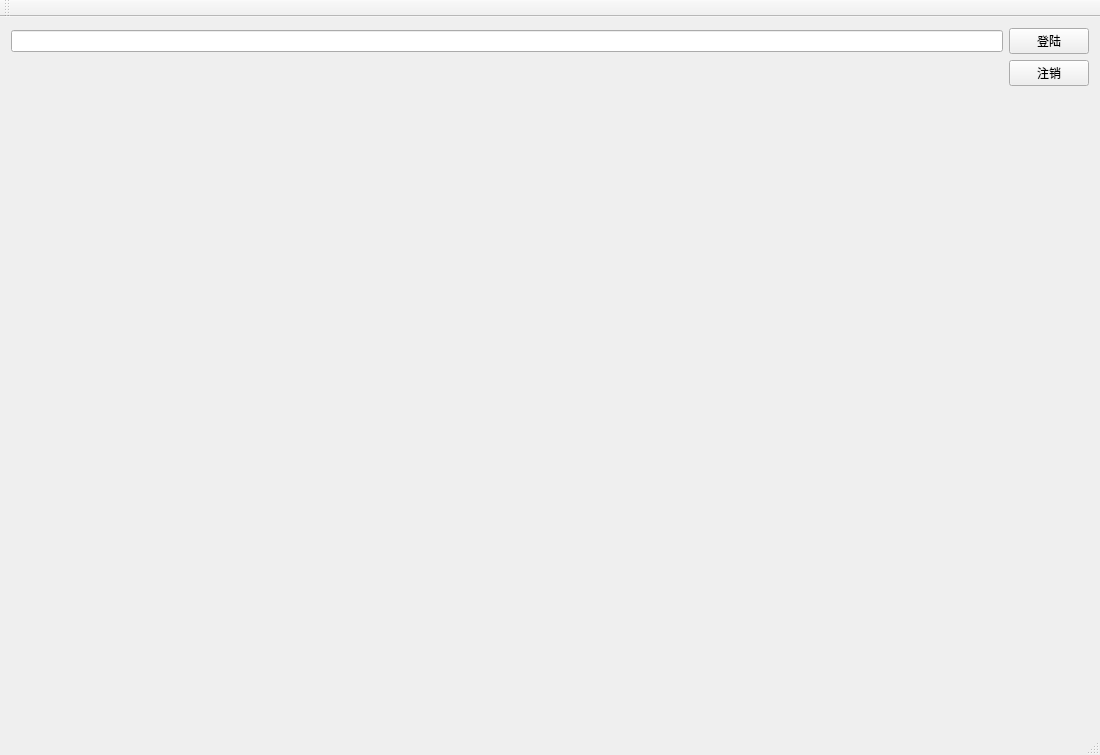
<?xml version="1.0" encoding="UTF-8"?>
<ui version="4.0">
 <class>customGUIDemoClass</class>
 <widget class="QMainWindow" name="customGUIDemoClass">
  <property name="geometry">
   <rect>
    <x>0</x>
    <y>0</y>
    <width>1100</width>
    <height>755</height>
   </rect>
  </property>
  <property name="windowTitle">
   <string>customGUIDemo</string>
  </property>
  <widget class="QWidget" name="centralWidget">
   <layout class="QGridLayout" name="gridLayout">
    <item row="3" column="0">
     <widget class="QWidget" name="widget_2" native="true"/>
    </item>
    <item row="2" column="0">
     <widget class="QWidget" name="widget" native="true"/>
    </item>
    <item row="0" column="0">
     <widget class="QLineEdit" name="lineEdit"/>
    </item>
    <item row="0" column="1">
     <widget class="QPushButton" name="m_pbLogin">
      <property name="text">
       <string>登陆</string>
      </property>
     </widget>
    </item>
    <item row="1" column="1">
     <widget class="QPushButton" name="m_pbLogOut">
      <property name="text">
       <string>注销</string>
      </property>
     </widget>
    </item>
   </layout>
  </widget>
  <widget class="QMenuBar" name="menuBar">
   <property name="geometry">
    <rect>
     <x>0</x>
     <y>0</y>
     <width>1100</width>
     <height>37</height>
    </rect>
   </property>
  </widget>
  <widget class="QToolBar" name="mainToolBar">
   <attribute name="toolBarArea">
    <enum>TopToolBarArea</enum>
   </attribute>
   <attribute name="toolBarBreak">
    <bool>false</bool>
   </attribute>
  </widget>
  <widget class="QStatusBar" name="statusBar"/>
 </widget>
 <layoutdefault spacing="6" margin="11"/>
 <resources>
  <include location="customGUIDemo.qrc"/>
 </resources>
 <connections/>
</ui>
